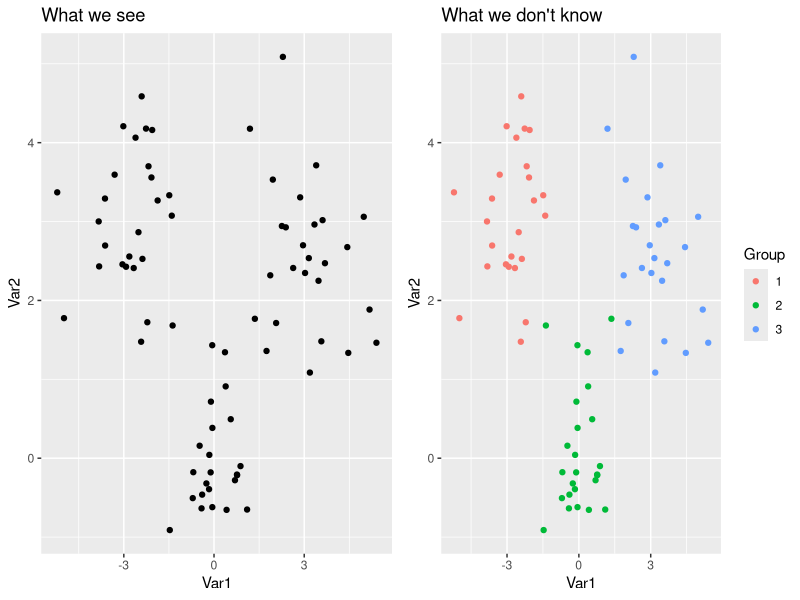
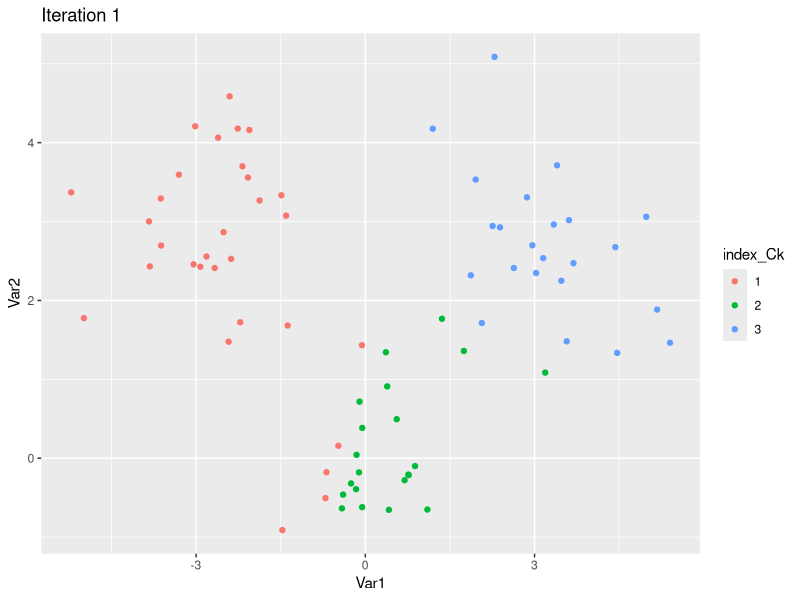
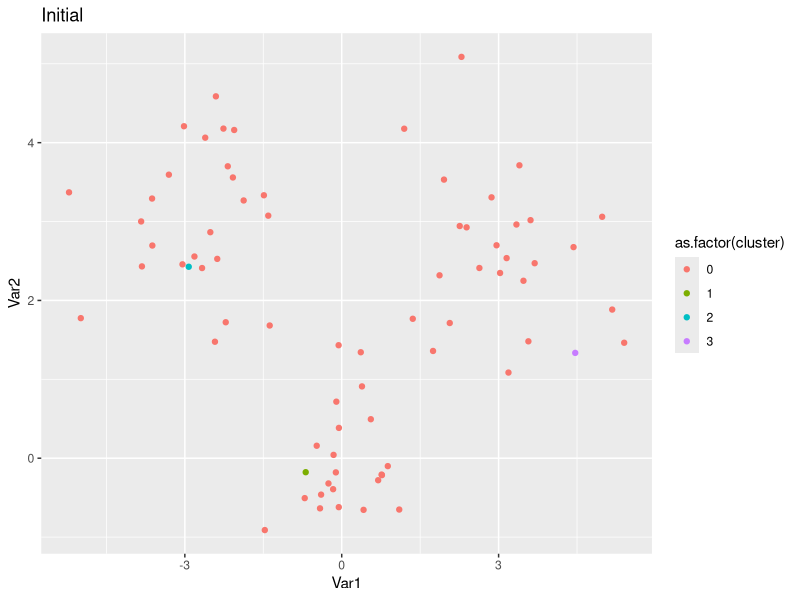
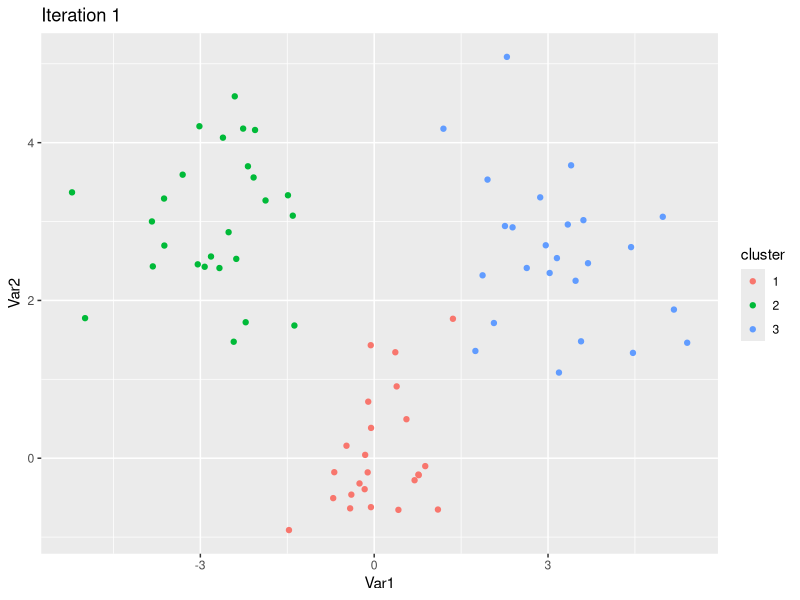
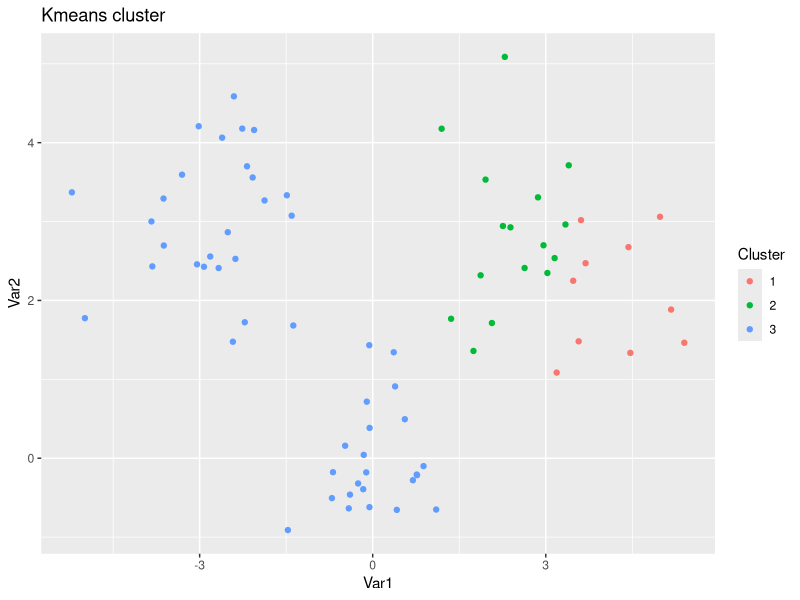
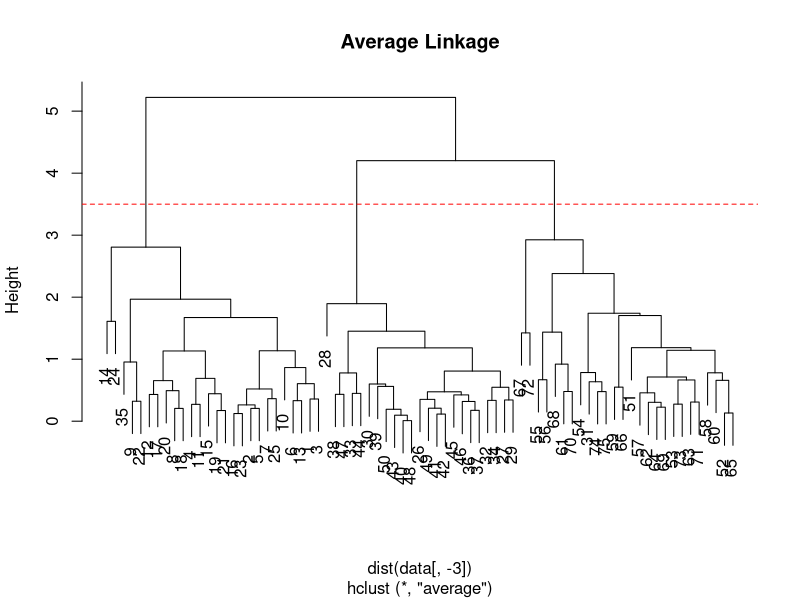
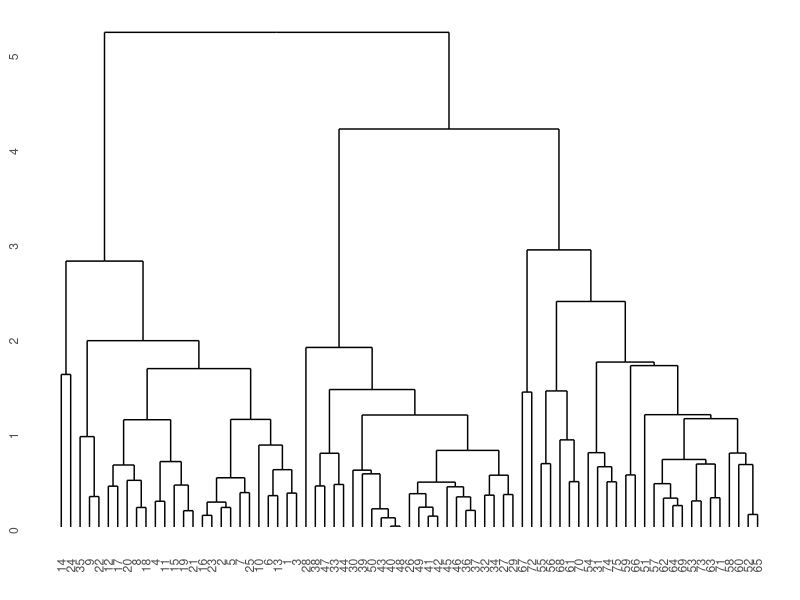
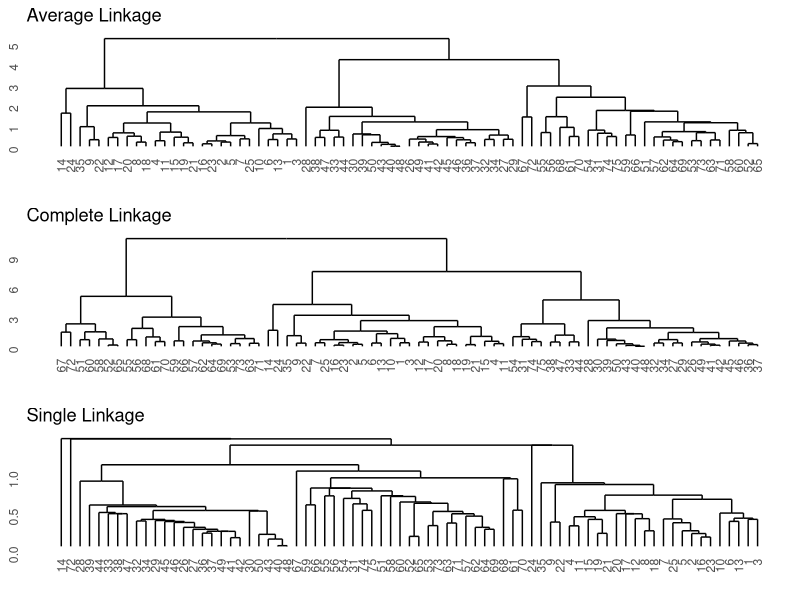

Write R code to recreate these figures, in order.
## ---- chunk 1
knitr::opts_chunk$set(comment="")
knitr::opts_chunk$set(fig.align='center')
## ---- chunk 2
library(ggplot2); library(dplyr); library(gridExtra); library(ggdendro)
## ---- chunk 3
set.seed(1)
Var1 <- c(rnorm(25, mean=-3), rnorm(25), rnorm(25, mean=3))
Var2 <- c(rnorm(25, mean=3), rnorm(25), rnorm(25, mean=3))
Group <- gl(3, 25)
m <- data.frame(Var1, Var2, Group)

#plot
g1 <- ggplot(m) + geom_point(aes(x=Var1, y=Var2)) +
  labs(title="What we see")
g2 <- ggplot(m) + geom_point(aes(x=Var1, y=Var2, color=Group)) +
  labs(title="What we don't know")
#Funcation in gridExtra
grid.arrange(g1, g2, ncol=2)
## ---- chunk 4
#Split the data
data <- data.frame(m[, 1:2], index_Ck=as.factor(sample(1:3, size=75, replace=T)))
## ---- chunk 5
mean_Ck <- data %>%
            group_by(index_Ck) %>%
            summarise(Var1=mean(Var1), Var2=mean(Var2)) %>%
            select(Var1, Var2)
mean_Ck
## ---- chunk 6
distance <- function(x, group){
  sum((x - mean_Ck[group, ])^2)
}

distance_matrix <- cbind(apply(data[, 1:2], 1, distance, group=1), 
                         apply(data[, 1:2], 1, distance, group=2),
                         apply(data[, 1:2], 1, distance, group=3))
data$index_Ck <- as.factor(apply(distance_matrix, 1, which.min))
## ---- chunk 7
ggplot(data) + geom_point(aes(x=Var1, y=Var2, color=index_Ck)) +
  labs(title="Iteration 1")
## ---- chunk 8
#Within Cluster Variation
tapply(apply(distance_matrix, 1, min), data$index_Ck, sum)
## ---- chunk 9
data <- data.frame(m[, 1:2], cluster=rep(0))
initial <- sample(dim(data)[1], 3)
#set cluster
data[initial, 3] <- 1:3
#intial mean
mu <- data[initial, -3]

ggplot(data) + geom_point(aes(x=Var1, y=Var2, color=as.factor(cluster))) + labs(title="Initial")
## ---- chunk 10
#Calculate the distance matrix
distance_matrix <- matrix(0, nrow=75, ncol=3)
for(i in 1:75){
  for(j in 1:3){
    distance_matrix[i, j] <- sum((data[i, -3] - mu[j, ])^2)
  }
}
#Find the cluster and update the cluster
data$cluster <- as.factor(apply(distance_matrix, 1, which.min))
## ---- chunk 11
ggplot(data) + geom_point(aes(x=Var1, y=Var2, color=cluster)) +
  labs(title="Iteration 1")
## ---- chunk 12
#Within Cluster Variation
tapply(apply(distance_matrix, 1, min), data$cluster, sum)
## ---- chunk 13
km <- kmeans(data, centers=3)
## ---- chunk 14
m_km <- data.frame(m, Cluster=as.factor(km$cluster))

g3 <- ggplot(m_km) + geom_point(aes(x=Var1, y=Var2, color=Cluster)) +
  labs(title="Kmeans cluster")
g3
## ---- chunk 15
km$withinss
## ---- chunk 16
data <- m[, 1:2]
## ---- chunk 17
hc.avg <- hclust(dist(data[, -3]), method="average")
hc.com <- hclust(dist(data[, -3]), method="complete")
hc.sin <- hclust(dist(data[, -3]), method="single")
## ---- chunk 18
plot(hc.avg, main="Average Linkage")
abline(h=3.5, lty=2, col="red")
## ---- chunk 19
cutree(hc.avg, 3.5)
## ---- chunk 20
#ggdendro
ggdendrogram(hc.avg)
## ---- chunk 21
gg1 <- ggdendrogram(hc.avg) + labs(title="Average Linkage")
gg2 <- ggdendrogram(hc.com) + labs(title="Complete Linkage")
gg3 <- ggdendrogram(hc.sin) + labs(title="Single Linkage")
grid.arrange(gg1, gg2, gg3, ncol=1)
## ---- chunk 22
ggdendrogram(hc.avg, rotate=TRUE)
